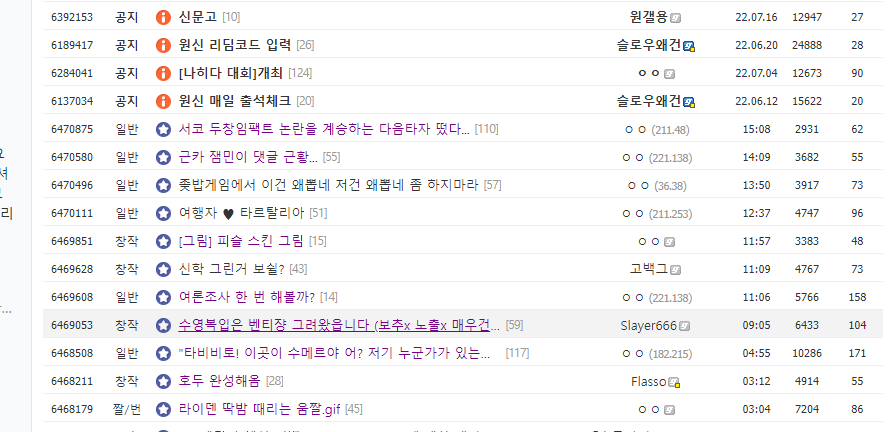
#> input picture imgs/dcgallery.PNG, 894 x 432 px
$ python Blurring.py
#> lines starting #> are read from the running program, lines starting #| are printed output that depends on the picture
#블러링 Blurring 은 보통 이미지에서 노이즈를 제거하기 위해 사용한다.
#노이즈가 사라지면서 동시에 이미지가 흐려지게 된다.
#openCV 에서는 컨볼루션을 쉽게 할 수 있도록 filter2D 함수를 제공한다.
#커널을 정의하면 쉽게 컨볼루션 계산을 할 수 있다.

#입력 이미지의 현재 위치에서 5x5 범위의 주변 픽셀값의 평균을 구해서 결과 이미지의 픽셀 값으로 입력한다.


import cv2 as cv
import numpy as np

img = cv.imread('imgs/dcgallery.PNG')
#> img is the input picture: shape (432, 894, 3); mean B, G, R 245.9, 244.6, 245.7
kernal = np.ones((5,5), np.float32)/25
dst = cv.filter2D(img, -1, kernal)
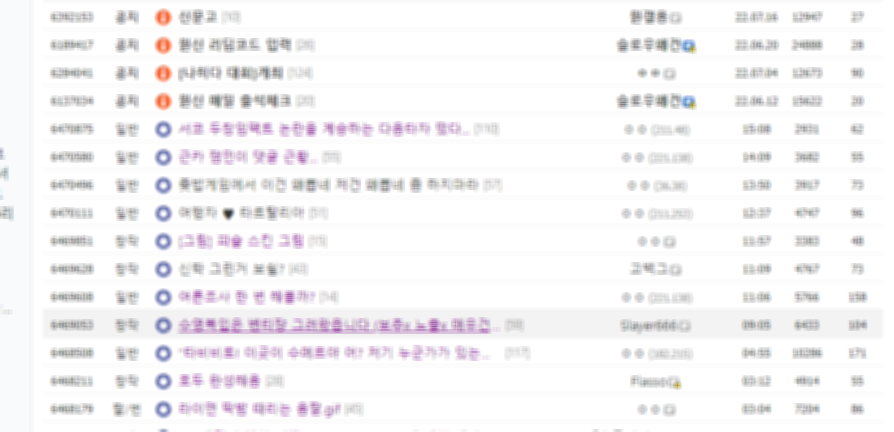
#> dst: shape (432, 894, 3); mean B, G, R 246, 244.6, 245.7

cv.imshow('Original', img)
cv.imshow('Result', dst)

cv.waitKey(0)
cv.destroyAllWindows()
